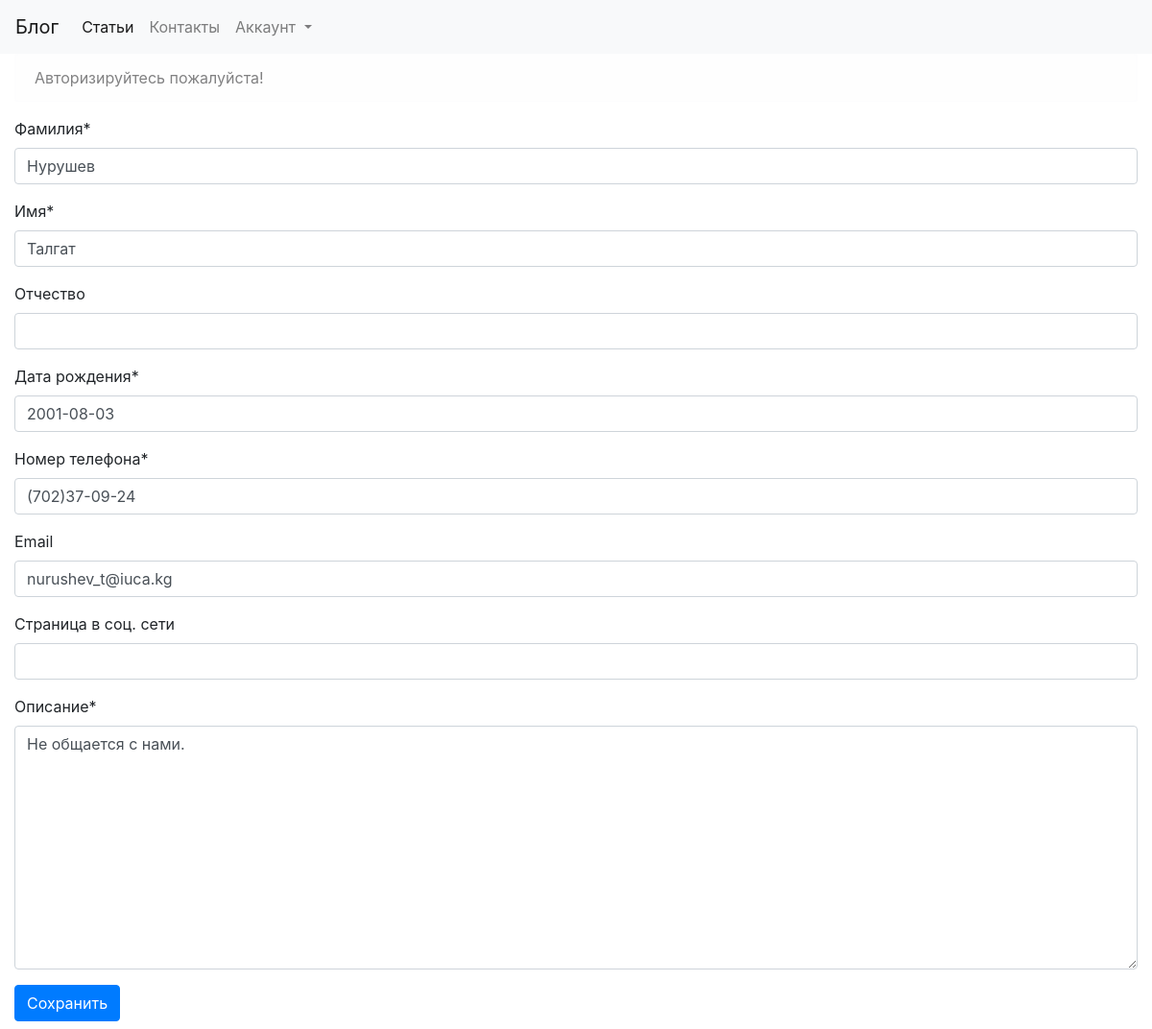
The app's page /contacts/contact/1/edit/ with its own data.
### contacts/models.py (models this page shows, shortened)
class Contact(models.Model):
    last_name = models.CharField(max_length=254, verbose_name='Фамилия')
    first_name = models.CharField(max_length=254, verbose_name='Имя')
    patronymic = models.CharField(max_length=254, null=True, blank=True, verbose_name='Отчество')
    deck = models.TextField(max_length=5000, default='Я просто очень хороший человек.', verbose_name='Описание')
    date_of_birth = models.DateField(verbose_name='Дата рождения')
    phone = models.CharField(max_length=254, verbose_name='Номер телефона')
    email = models.EmailField(max_length=254, null=True, blank=True, verbose_name='Email')
    social_page_networks = models.CharField(max_length=254, null=True, blank=True, verbose_name='Страница в соц. сети')
    class Meta:
        verbose_name = 'Контакт'
        verbose_name_plural = 'Контакты'

### contacts/views.py (the view)
# urls.py: path('contact/<int:pk>/edit/', views.contact_edit, name='contact_edit'),
def contact_edit(request, pk):
    contact = get_object_or_404(Contact, pk=pk)
    if request.method == "POST":
        form = ContactForm(request.POST, instance=contact)
        if form.is_valid():
            contact = form.save(commit=False)
            contact.save()
            return redirect('contact_detail', pk=contact.pk)
    else:
        form = ContactForm(instance=contact)
    return render(request, '../templates/contacts/contact_edit.html', {'form': form})

### contacts/forms.py
class ContactForm(forms.ModelForm):
    class Meta:
        model = Contact
        fields = ('last_name', 'first_name', 'patronymic', 'date_of_birth', 'phone', 'email', 'social_page_networks',
                  'deck')

### templates/contacts/contact_edit.html (shortened to what this page needs)
{% extends 'blog/base.html' %}
{% load crispy_forms_tags %}
    {% block content %}
        <form method="POST" class="post-form">{% csrf_token %}
            {{ form|crispy }}
            <button type="submit" class="btn btn-primary mb-2">Сохранить</button>
        </form>
    {% endblock %}

### records on screen
Contact: last_name "Нурушев", first_name "Талгат", date_of_birth "2001-08-03", phone "(702)37-09-24", email "nurushev_t@iuca.kg", deck "Не общается с нами."
